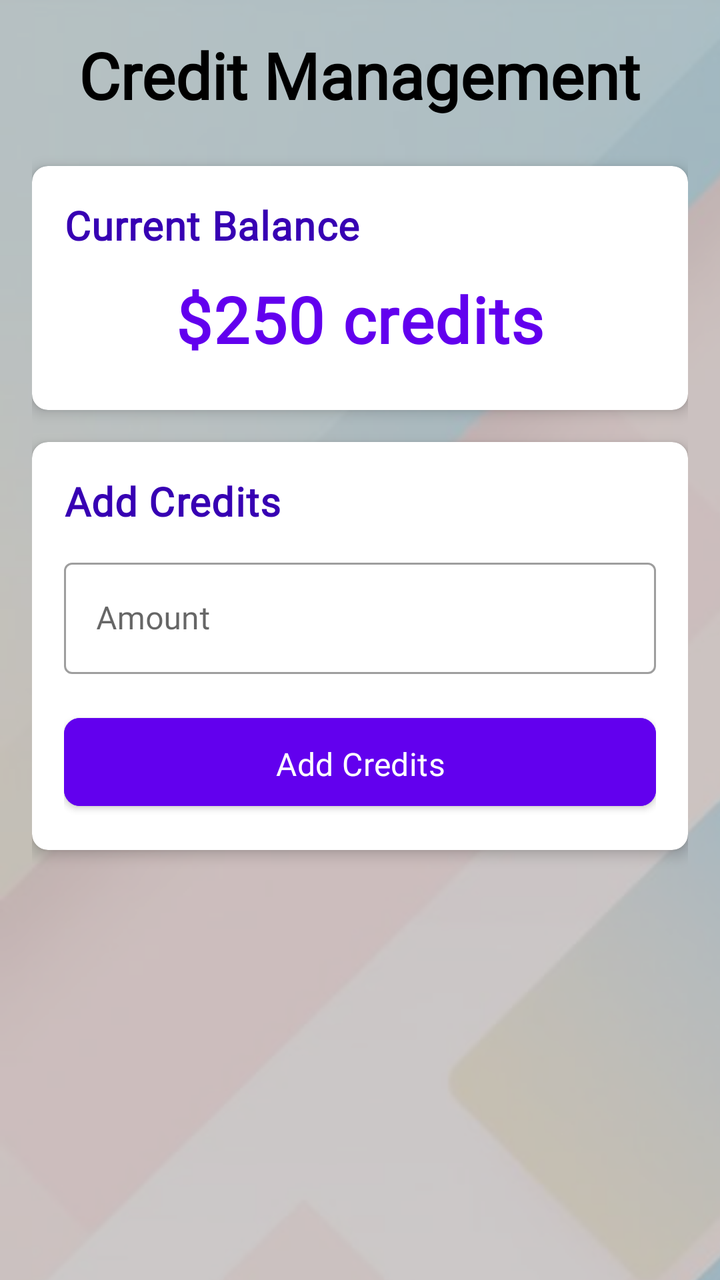
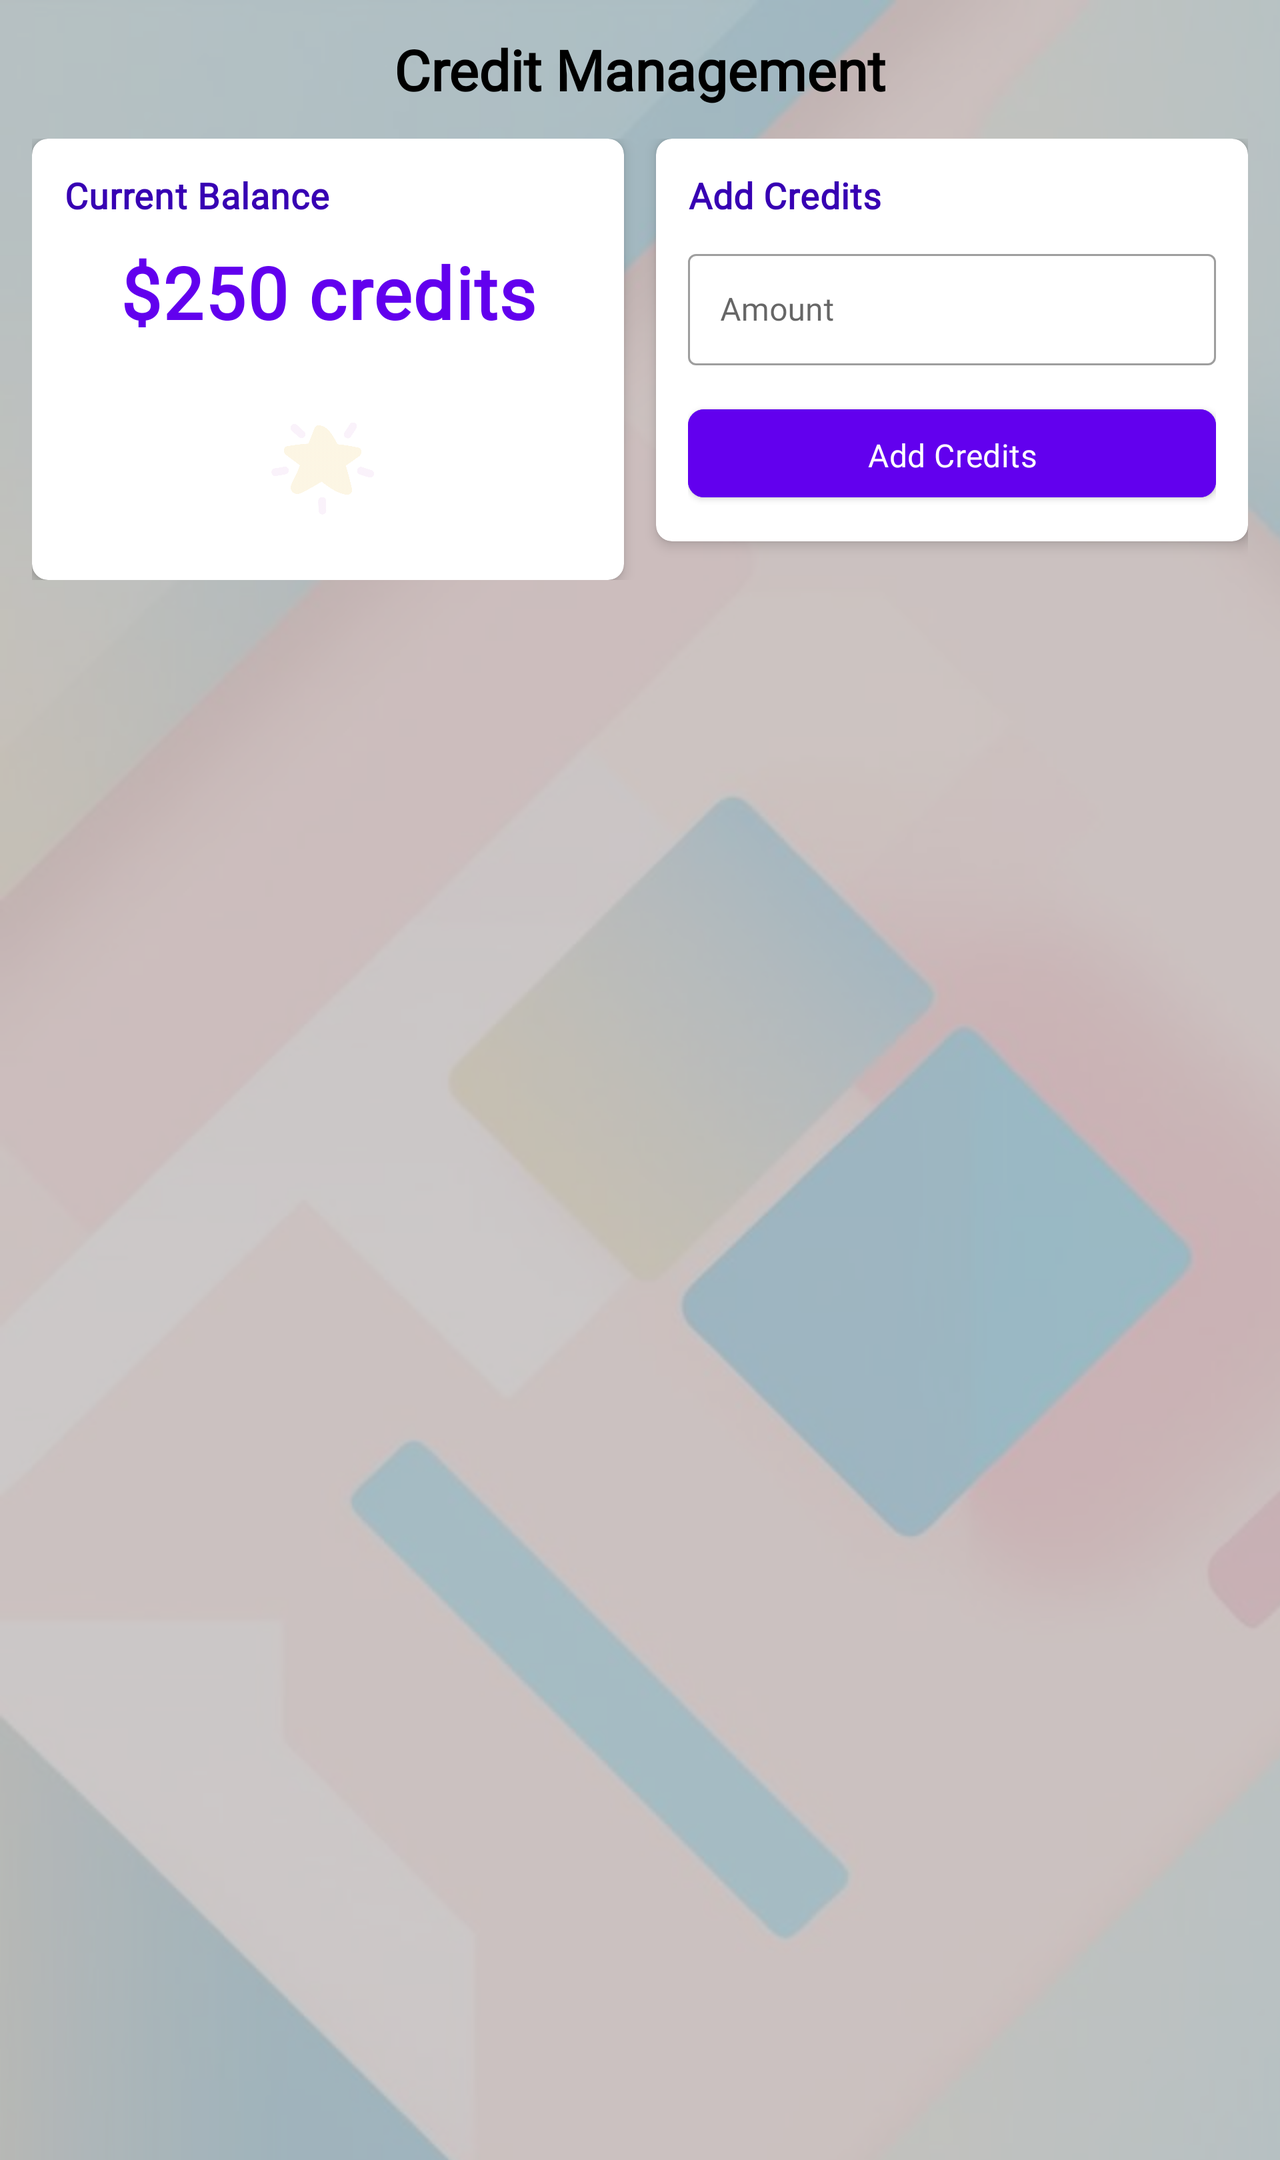

Compare how this app lays out the same screen by default and in its alternative resource folder. The renders come first, then the two layout files and the values they reference.
<!-- AndroidManifest.xml: application theme Theme.InstrumentsRental -->
<!-- res/layout/activity_credits.xml -->
<?xml version="1.0" encoding="utf-8"?>
<LinearLayout xmlns:android="http://schemas.android.com/apk/res/android"
    xmlns:app="http://schemas.android.com/apk/res-auto"
    xmlns:tools="http://schemas.android.com/tools"
    android:layout_width="match_parent"
    android:layout_height="match_parent"
    android:orientation="vertical"
    android:background="@drawable/transparent_background"
    tools:context=".CreditsActivity">

    

    <ScrollView
        android:layout_width="match_parent"
        android:layout_height="match_parent">

        <LinearLayout
            android:layout_width="match_parent"
            android:layout_height="wrap_content"
            android:orientation="vertical"
            android:padding="16dp"
            android:gravity="center_horizontal">

            
            <TextView
                android:layout_width="wrap_content"
                android:layout_height="wrap_content"
                android:text="Credit Management"
                android:textSize="32sp"
                android:textStyle="bold"
                android:textColor="@android:color/black"
                android:fontFamily="@font/montserrat_bold"
                android:layout_marginBottom="24dp" />

            
            <com.google.android.material.card.MaterialCardView
                android:layout_width="match_parent"
                android:layout_height="wrap_content"
                app:cardCornerRadius="8dp"
                app:cardElevation="4dp"
                android:layout_marginBottom="16dp">

                <LinearLayout
                    android:layout_width="match_parent"
                    android:layout_height="wrap_content"
                    android:orientation="vertical"
                    android:padding="16dp">

                    <TextView
                        style="@style/SectionHeading"
                        android:text="Current Balance"
                        android:layout_marginBottom="12dp" />

                    <TextView
                        android:id="@+id/currentCreditsTextView"
                        style="@style/PriceText"
                        android:layout_width="match_parent"
                        android:layout_height="wrap_content"
                        android:gravity="center"
                        android:layout_marginBottom="8dp"
                        tools:text="$250 credits" />
                </LinearLayout>
            </com.google.android.material.card.MaterialCardView>

            
            <com.google.android.material.card.MaterialCardView
                android:layout_width="match_parent"
                android:layout_height="wrap_content"
                app:cardCornerRadius="8dp"
                app:cardElevation="4dp"
                android:layout_marginBottom="16dp">

                <LinearLayout
                    android:layout_width="match_parent"
                    android:layout_height="wrap_content"
                    android:orientation="vertical"
                    android:padding="16dp">

                    <TextView
                        style="@style/SectionHeading"
                        android:text="Add Credits"
                        android:layout_marginBottom="12dp" />

                    
                    <com.google.android.material.textfield.TextInputLayout
                        android:id="@+id/creditsInputLayout"
                        android:layout_width="match_parent"
                        android:layout_height="wrap_content"
                        android:layout_marginBottom="16dp"
                        android:hint="Amount"
                        style="@style/Widget.MaterialComponents.TextInputLayout.OutlinedBox">

                        <com.google.android.material.textfield.TextInputEditText
                            android:id="@+id/creditsEditText"
                            android:layout_width="match_parent"
                            android:layout_height="wrap_content"
                            android:inputType="number"
                            android:fontFamily="@font/open_sans_regular" />
                    </com.google.android.material.textfield.TextInputLayout>

                    <Button
                        android:id="@+id/addCreditsButton"
                        style="@style/Button.Primary"
                        android:layout_width="match_parent"
                        android:layout_height="56dp"
                        android:text="Add Credits" />
                </LinearLayout>
            </com.google.android.material.card.MaterialCardView>

        </LinearLayout>
    </ScrollView>
</LinearLayout>
<!-- resources referenced by this layout -->
<resources>
  <!-- drawable transparent_background (drawable) -->
  <?xml version="1.0" encoding="utf-8"?>
  <layer-list xmlns:android="http://schemas.android.com/apk/res/android">
      
      <item>
          <bitmap
              android:src="@drawable/background"
              android:gravity="center"
              android:tileMode="repeat" />
      </item>
      
      
      <item>
          <color android:color="#BBBBBBBB" />
      </item>
  </layer-list>
  <style name="Button.Primary" parent="Widget.MaterialComponents.Button">
          <item name="android:backgroundTint">@color/purple_500</item>
          <item name="android:textColor">@android:color/white</item>
          <item name="android:textSize">16sp</item>
          <item name="android:padding">12dp</item>
          <item name="android:fontFamily">@font/montserrat_medium</item>
          <item name="android:textAllCaps">false</item>
          <item name="android:letterSpacing">0.01</item>
          <item name="cornerRadius">8dp</item>
          <item name="elevation">2dp</item>
      </style>
  <style name="PriceText">
          <item name="android:textSize">32sp</item>
          <item name="android:textStyle">bold</item>
          <item name="android:textColor">@color/purple_500</item>
          <item name="android:fontFamily">@font/montserrat_bold</item>
          <item name="android:letterSpacing">0.02</item>
      </style>
  <style name="SectionHeading">
          <item name="android:textSize">20sp</item>
          <item name="android:textStyle">bold</item>
          <item name="android:textColor">@color/purple_700</item>
          <item name="android:layout_marginBottom">8dp</item>
          <item name="android:layout_width">match_parent</item>
          <item name="android:layout_height">wrap_content</item>
          <item name="android:fontFamily">@font/montserrat_bold</item>
          <item name="android:letterSpacing">0.02</item>
      </style>
  <style name="Theme.InstrumentsRental" parent="Theme.MaterialComponents.DayNight.DarkActionBar">
          
          <item name="colorPrimary">@color/purple_500</item>
          <item name="colorPrimaryVariant">@color/purple_700</item>
          <item name="colorOnPrimary">@color/white</item>
          
          <item name="colorSecondary">@color/teal_200</item>
          <item name="colorSecondaryVariant">@color/teal_700</item>
          <item name="colorOnSecondary">@color/black</item>
          
          <item name="android:statusBarColor">?attr/colorPrimaryVariant</item>
      </style>
  <!-- drawable background: jpg bitmap (drawable, 44272 bytes) -->
</resources>
<!-- res/layout-land/activity_credits.xml (the repository's variant of the layout above) -->
<!-- drawn on the phone turned sideways -->
<?xml version="1.0" encoding="utf-8"?>
<ScrollView xmlns:android="http://schemas.android.com/apk/res/android"
    xmlns:app="http://schemas.android.com/apk/res-auto"
    xmlns:tools="http://schemas.android.com/tools"
    android:layout_width="match_parent"
    android:layout_height="match_parent"
    android:background="@drawable/transparent_background"
    tools:context=".CreditsActivity">

    <LinearLayout
        android:layout_width="match_parent"
        android:layout_height="wrap_content"
        android:orientation="vertical"
        android:padding="16dp">

        
        <TextView
            android:layout_width="wrap_content"
            android:layout_height="wrap_content"
            android:text="Credit Management"
            android:textSize="28sp"
            android:textStyle="bold"
            android:textColor="@android:color/black"
            android:fontFamily="@font/montserrat_bold"
            android:layout_marginBottom="16dp"
            android:layout_gravity="center_horizontal" />

        
        <LinearLayout
            android:layout_width="match_parent"
            android:layout_height="wrap_content"
            android:orientation="horizontal">

            
            <com.google.android.material.card.MaterialCardView
                android:layout_width="0dp"
                android:layout_height="wrap_content"
                android:layout_weight="1"
                app:cardCornerRadius="8dp"
                app:cardElevation="4dp"
                android:layout_marginEnd="8dp">

                <LinearLayout
                    android:layout_width="match_parent"
                    android:layout_height="wrap_content"
                    android:orientation="vertical"
                    android:padding="16dp">

                    <TextView
                        style="@style/SectionHeading"
                        android:text="Current Balance"
                        android:layout_marginBottom="12dp"
                        android:textSize="18sp" />

                    <TextView
                        android:id="@+id/currentCreditsTextView"
                        style="@style/PriceText"
                        android:layout_width="match_parent"
                        android:layout_height="wrap_content"
                        android:gravity="center"
                        android:layout_marginBottom="8dp"
                        android:textSize="36sp"
                        tools:text="$250 credits" />
                        
                    
                    <ImageView
                        android:layout_width="match_parent"
                        android:layout_height="80dp"
                        android:scaleType="fitCenter"
                        android:layout_marginTop="16dp"
                        android:src="@drawable/star"
                        android:alpha="0.2"
                        android:contentDescription="Decorative element" />
                </LinearLayout>
            </com.google.android.material.card.MaterialCardView>

            
            <com.google.android.material.card.MaterialCardView
                android:layout_width="0dp"
                android:layout_height="wrap_content"
                android:layout_weight="1"
                app:cardCornerRadius="8dp"
                app:cardElevation="4dp"
                android:layout_marginStart="8dp">

                <LinearLayout
                    android:layout_width="match_parent"
                    android:layout_height="wrap_content"
                    android:orientation="vertical"
                    android:padding="16dp">

                    <TextView
                        style="@style/SectionHeading"
                        android:text="Add Credits"
                        android:layout_marginBottom="12dp"
                        android:textSize="18sp" />

                    
                    <com.google.android.material.textfield.TextInputLayout
                        android:id="@+id/creditsInputLayout"
                        android:layout_width="match_parent"
                        android:layout_height="wrap_content"
                        android:layout_marginBottom="16dp"
                        android:hint="Amount"
                        style="@style/Widget.MaterialComponents.TextInputLayout.OutlinedBox">

                        <com.google.android.material.textfield.TextInputEditText
                            android:id="@+id/creditsEditText"
                            android:layout_width="match_parent"
                            android:layout_height="wrap_content"
                            android:inputType="number"
                            android:fontFamily="@font/open_sans_regular" />
                    </com.google.android.material.textfield.TextInputLayout>

                    <Button
                        android:id="@+id/addCreditsButton"
                        style="@style/Button.Primary"
                        android:layout_width="match_parent"
                        android:layout_height="56dp"
                        android:text="Add Credits" />
                </LinearLayout>
            </com.google.android.material.card.MaterialCardView>
        </LinearLayout>
    </LinearLayout>
</ScrollView>
<!-- resources referenced by the variant -->
<!-- as the phone turned sideways resolves them -->
<resources>
  <!-- drawable star: png bitmap (drawable, 28212 bytes) -->
  <!-- drawable transparent_background (drawable) -->
  <?xml version="1.0" encoding="utf-8"?>
  <layer-list xmlns:android="http://schemas.android.com/apk/res/android">
      
      <item>
          <bitmap
              android:src="@drawable/background"
              android:gravity="center"
              android:tileMode="repeat" />
      </item>
      
      
      <item>
          <color android:color="#BBBBBBBB" />
      </item>
  </layer-list>
  <style name="Button.Primary" parent="Widget.MaterialComponents.Button">
          <item name="android:backgroundTint">@color/purple_500</item>
          <item name="android:textColor">@android:color/white</item>
          <item name="android:textSize">16sp</item>
          <item name="android:padding">12dp</item>
          <item name="android:fontFamily">@font/montserrat_medium</item>
          <item name="android:textAllCaps">false</item>
          <item name="android:letterSpacing">0.01</item>
          <item name="cornerRadius">8dp</item>
          <item name="elevation">2dp</item>
      </style>
  <style name="PriceText">
          <item name="android:textSize">32sp</item>
          <item name="android:textStyle">bold</item>
          <item name="android:textColor">@color/purple_500</item>
          <item name="android:fontFamily">@font/montserrat_bold</item>
          <item name="android:letterSpacing">0.02</item>
      </style>
  <style name="SectionHeading">
          <item name="android:textSize">20sp</item>
          <item name="android:textStyle">bold</item>
          <item name="android:textColor">@color/purple_700</item>
          <item name="android:layout_marginBottom">8dp</item>
          <item name="android:layout_width">match_parent</item>
          <item name="android:layout_height">wrap_content</item>
          <item name="android:fontFamily">@font/montserrat_bold</item>
          <item name="android:letterSpacing">0.02</item>
      </style>
  <style name="Theme.InstrumentsRental" parent="Theme.MaterialComponents.DayNight.DarkActionBar">
          
          <item name="colorPrimary">@color/purple_500</item>
          <item name="colorPrimaryVariant">@color/purple_700</item>
          <item name="colorOnPrimary">@color/white</item>
          
          <item name="colorSecondary">@color/teal_200</item>
          <item name="colorSecondaryVariant">@color/teal_700</item>
          <item name="colorOnSecondary">@color/black</item>
          
          <item name="android:statusBarColor">?attr/colorPrimaryVariant</item>
      </style>
  <!-- drawable background: jpg bitmap (drawable, 44272 bytes) -->
</resources>
